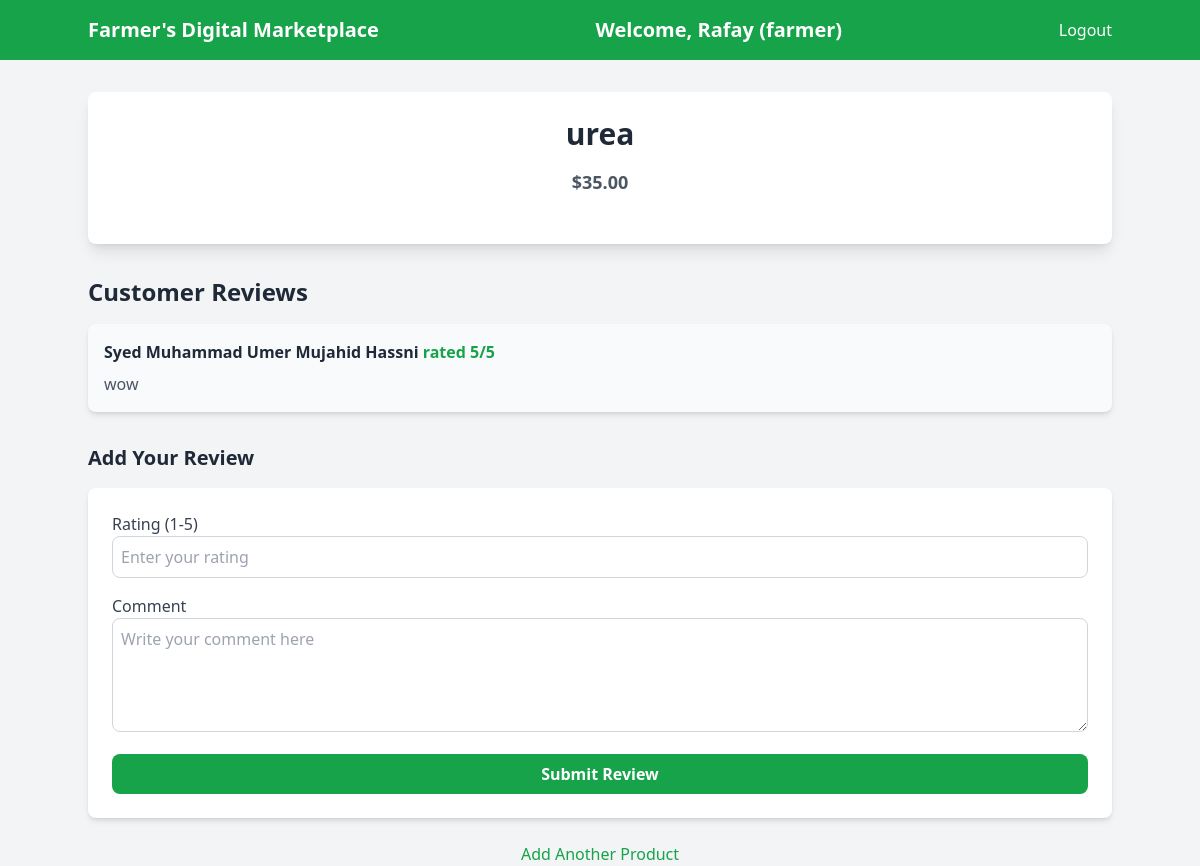
The app's page /product-details.php?id=1 (signed in) with its own data.
### tables this page shows
CREATE TABLE `products` (
  `id` int(11) NOT NULL,
  `user_id` int(11) DEFAULT NULL,
  `name` varchar(100) DEFAULT NULL,
  `description` text NOT NULL,
  `price` decimal(10,2) DEFAULT NULL,
  `image` varchar(255) DEFAULT NULL,
  `created_at` timestamp NOT NULL DEFAULT current_timestamp(),
  `farmer_id` int(11) NOT NULL
);

CREATE TABLE `reviews` (
  `id` int(11) NOT NULL,
  `product_id` int(11) DEFAULT NULL,
  `user_id` int(11) DEFAULT NULL,
  `rating` int(11) DEFAULT NULL,
  `comment` text DEFAULT NULL,
  `created_at` timestamp NOT NULL DEFAULT current_timestamp()
);

CREATE TABLE `users` (
  `id` int(11) NOT NULL,
  `name` varchar(50) DEFAULT NULL,
  `email` varchar(100) DEFAULT NULL,
  `password` varchar(255) DEFAULT NULL,
  `role` enum('farmer','buyer','admin') DEFAULT 'buyer',
  `created_at` timestamp NOT NULL DEFAULT current_timestamp()
);

### product-details.php (the view, shortened to what this page needs)
<?php
include('config.php');
$product_id = $_GET['id'];
$product_query = $conn->prepare("SELECT * FROM products WHERE id = ?");
$product_query->bind_param('i', $product_id);
$product_query->execute();
$product = $product_query->get_result()->fetch_assoc();
$review_query = $conn->prepare("SELECT r.rating, r.comment, u.name
                                FROM reviews r
                                JOIN users u ON r.user_id = u.id
                                WHERE r.product_id = ?");
$review_query->bind_param('i', $product_id);
$review_query->execute();
$reviews = $review_query->get_result();
?>
<!DOCTYPE html>
<html lang="en">
<head>
    <script src="https://cdn.tailwindcss.com"></script>
</head>
<body class="bg-gray-100">
    <nav class="bg-green-600 text-white p-4">
        <div class="container mx-auto flex justify-between items-center">
        <a href="index.php" class="text-xl font-bold">Farmer's Digital Marketplace</a>
            <h1 class="text-xl font-bold">
                Welcome, <?php echo htmlspecialchars($_SESSION['user_name']); ?>
                <?php echo ($_SESSION['user_role'] == 'buyer') ? '(buyer)' : '(farmer)'; ?>
            </h1>
            <a href="logout.php" class="hover:underline">Logout</a>
        </div>
    </nav>
    <div class="container mx-auto mt-8">
        <div class="bg-white shadow-lg rounded-lg p-6">
            <h1 class="text-3xl font-bold text-gray-800 mb-4 text-center">
                <?php echo htmlspecialchars($product['name']); ?>
            </h1>
            <p class="text-center text-gray-600 text-lg font-semibold mb-2">
                $<?php echo htmlspecialchars($product['price']); ?>
            </p>
        </div>
        <div class="mt-8">
            <h2 class="text-2xl font-bold text-gray-800 mb-4">Customer Reviews</h2>
            <div class="space-y-4">
                <?php while ($review = $reviews->fetch_assoc()): ?>
                    <div class="bg-gray-50 p-4 rounded-lg shadow-md">
                        <p class="text-gray-800 font-semibold">
                            <?php echo htmlspecialchars($review['name']); ?>
                            <span class="text-green-600">rated <?php echo $review['rating']; ?>/5</span>
                        </p>
                        <p class="text-gray-600 mt-2">
                            <?php echo nl2br(htmlspecialchars($review['comment'])); ?>
                        </p>
                    </div>
                <?php endwhile; ?>
            </div>
        </div>
        <div class="mt-8">
            <h3 class="text-xl font-bold text-gray-800 mb-4">Add Your Review</h3>
            <form action="review-handler.php" method="POST" class="bg-white shadow-md rounded-lg p-6">
                <div class="mb-4">
                    <label for="rating" class="block text-gray-700 font-medium">Rating (1-5)</label>
                    <input type="number" id="rating" name="rating" min="1" max="5" required
                        class="w-full border border-gray-300 rounded-lg p-2 focus:ring-2 focus:ring-green-500 focus:outline-none"
                        placeholder="Enter your rating">
                </div>
                <div class="mb-4">
                    <label for="comment" class="block text-gray-700 font-medium">Comment</label>
                    <textarea id="comment" name="comment" rows="4" required
                        class="w-full border border-gray-300 rounded-lg p-2 focus:ring-2 focus:ring-green-500 focus:outline-none"
                        placeholder="Write your comment here"></textarea>
                </div>
                <button type="submit" class="w-full bg-green-600 text-white py-2 px-4 rounded-lg font-semibold hover:bg-green-700 transition">
                    Submit Review
                </button>
            </form>
        </div>
        <div class="mt-6 text-center">
            <?php if ($_SESSION['user_role'] == 'buyer'): ?>
                <a href="products.php" class="text-green-600 hover:underline">Back to Products</a>
            <?php else: ?>
                <a href="add-product.php" class="text-green-600 hover:underline">Add Another Product</a>
            <?php endif; ?>
        </div>
    </div>
</body>
</html>

### records on screen
products: name "urea", price "35.00"
reviews: user.name "Syed Muhammad Umer Mujahid Hassni", rating "5", comment "wow"

### other values on screen
$_SESSION['user_name'] "Rafay"
